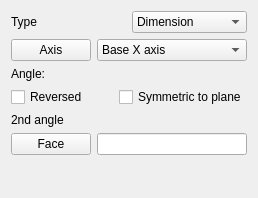
<?xml version="1.0" encoding="UTF-8"?>
<ui version="4.0">
 <class>PartDesignGui::TaskRevolutionParameters</class>
 <widget class="QWidget" name="PartDesignGui::TaskRevolutionParameters">
  <property name="geometry">
   <rect>
    <x>0</x>
    <y>0</y>
    <width>256</width>
    <height>198</height>
   </rect>
  </property>
  <property name="windowTitle">
   <string>Form</string>
  </property>
  <layout class="QVBoxLayout" name="verticalLayout">
   <item>
    <layout class="QHBoxLayout" name="horizontalLayoutMode">
     <item>
      <widget class="QLabel" name="textLabelMode">
       <property name="text">
        <string>Type</string>
       </property>
      </widget>
     </item>
     <item>
      <widget class="QComboBox" name="changeMode">
       <item>
        <property name="text">
         <string>Dimension</string>
        </property>
       </item>
      </widget>
     </item>
    </layout>
   </item>
   <item>
    <layout class="QHBoxLayout" name="horizontalLayout">
     <item>
      <widget class="QPushButton" name="buttonAxis">
       <property name="maximumSize">
        <size>
         <width>150</width>
         <height>16777215</height>
        </size>
       </property>
       <property name="text">
        <string>Axis</string>
       </property>
       <property name="checkable">
        <bool>true</bool>
       </property>
      </widget>
     </item>
     <item>
      <widget class="QComboBox" name="axis">
       <property name="sizePolicy">
        <sizepolicy hsizetype="Minimum" vsizetype="Fixed">
         <horstretch>0</horstretch>
         <verstretch>0</verstretch>
        </sizepolicy>
       </property>
       <property name="minimumSize">
        <size>
         <width>150</width>
         <height>0</height>
        </size>
       </property>
       <item>
        <property name="text">
         <string>Base X axis</string>
        </property>
       </item>
       <item>
        <property name="text">
         <string>Base Y axis</string>
        </property>
       </item>
       <item>
        <property name="text">
         <string>Base Z axis</string>
        </property>
       </item>
       <item>
        <property name="text">
         <string>Horizontal sketch axis</string>
        </property>
       </item>
       <item>
        <property name="text">
         <string>Vertical sketch axis</string>
        </property>
       </item>
       <item>
        <property name="text">
         <string>Select reference...</string>
        </property>
       </item>
      </widget>
     </item>
    </layout>
   </item>
   <item>
    <layout class="QHBoxLayout" name="horizontalLayout_3">
     <item>
      <widget class="QLabel" name="label">
       <property name="text">
        <string>Angle:</string>
       </property>
      </widget>
     </item>
     <item>
      <widget class="Gui::QuantitySpinBox" name="revolveAngle" native="true">
       <property name="keyboardTracking" stdset="0">
        <bool>false</bool>
       </property>
       <property name="unit" stdset="0">
        <string notr="true">deg</string>
       </property>
       <property name="minimum" stdset="0">
        <double>0.000000000000000</double>
       </property>
       <property name="maximum" stdset="0">
        <double>360.000000000000000</double>
       </property>
       <property name="singleStep" stdset="0">
        <double>10.000000000000000</double>
       </property>
       <property name="value" stdset="0">
        <double>360.000000000000000</double>
       </property>
      </widget>
     </item>
    </layout>
   </item>
   <item>
    <layout class="QHBoxLayout" name="horizontalLayout_2">
     <item>
      <widget class="QCheckBox" name="checkBoxReversed">
       <property name="text">
        <string>Reversed</string>
       </property>
      </widget>
     </item>
     <item>
      <widget class="QCheckBox" name="checkBoxMidplane">
       <property name="enabled">
        <bool>true</bool>
       </property>
       <property name="text">
        <string>Symmetric to plane</string>
       </property>
      </widget>
     </item>
    </layout>
   </item>
   <item>
    <layout class="QHBoxLayout" name="horizontalLayout_4">
     <item>
      <widget class="QLabel" name="labelAngle2">
       <property name="text">
        <string>2nd angle</string>
       </property>
      </widget>
     </item>
     <item>
      <widget class="Gui::QuantitySpinBox" name="revolveAngle2" native="true">
       <property name="keyboardTracking" stdset="0">
        <bool>false</bool>
       </property>
       <property name="unit" stdset="0">
        <string notr="true">deg</string>
       </property>
       <property name="minimum" stdset="0">
        <double>0.000000000000000</double>
       </property>
       <property name="maximum" stdset="0">
        <double>360.000000000000000</double>
       </property>
       <property name="singleStep" stdset="0">
        <double>10.000000000000000</double>
       </property>
       <property name="value" stdset="0">
        <double>60.000000000000000</double>
       </property>
      </widget>
     </item>
    </layout>
   </item>
   <item>
    <layout class="QGridLayout" name="gridLayout_5">
     <item row="0" column="0">
      <widget class="QPushButton" name="buttonFace">
       <property name="text">
        <string>Face</string>
       </property>
       <property name="checkable">
        <bool>true</bool>
       </property>
      </widget>
     </item>
     <item row="0" column="1">
      <widget class="QLineEdit" name="lineFaceName"/>
     </item>
    </layout>
   </item>
   <item>
    <spacer name="verticalSpacer">
     <property name="orientation">
      <enum>Qt::Vertical</enum>
     </property>
     <property name="sizeHint" stdset="0">
      <size>
       <width>20</width>
       <height>40</height>
      </size>
     </property>
    </spacer>
   </item>
  </layout>
 </widget>
 <customwidgets>
  <customwidget>
   <class>Gui::QuantitySpinBox</class>
   <extends>QWidget</extends>
   <header>Gui/QuantitySpinBox.h</header>
  </customwidget>
 </customwidgets>
 <tabstops>
  <tabstop>axis</tabstop>
  <tabstop>revolveAngle</tabstop>
  <tabstop>checkBoxMidplane</tabstop>
  <tabstop>checkBoxReversed</tabstop>
 </tabstops>
 <resources/>
 <connections/>
</ui>
